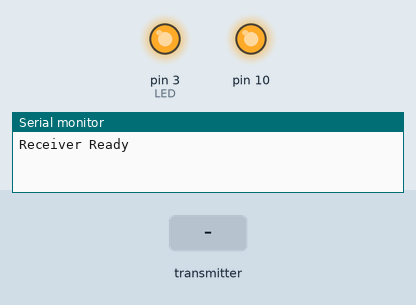
Recording of a sketch running on a simulated Arduino Uno, built with avr-gcc and run on an emulated ATmega328P. Shown: output pins drawn as LEDs (lit = HIGH), the last lines printed to the serial monitor. Dashed ring = blinking. The inputs (shaded band) are chosen by the test bench. No radio packets arrive unless stated.

Above: at 1.2 s.
1.3 s: the transmitter starts sending num = 0
At 1.51 s:
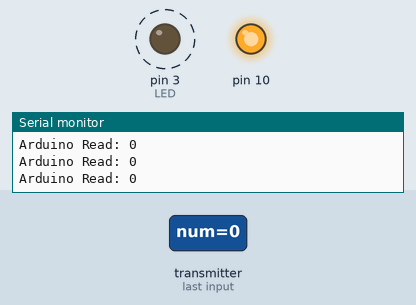
Timing chart, 0 to 10.3 s (numbered marks = the images above; inputs shaded):
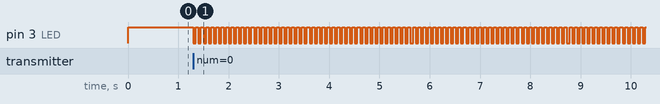

Measured:
- after the input at 1.3 s, pin 3 (LED): alternates HIGH for 0.05 s and LOW for 0.05 s, starting at once

The sketch:

OneWayReceiver.ino
```cpp
/*
* Arduino Wireless Communication Tutorial
*       Example 1 - Receiver Code
*
* by Dejan Nedelkovski, www.HowToMechatronics.com
*
* Library: TMRh20/RF24, https://github.com/tmrh20/RF24/
*/
#include <SPI.h>
#include <nRF24L01.h>
#include <RF24.h>

int LED = 3;
bool LEDon = 1;

RF24 radio(8, 7); // CE, CSN
const byte address[6] = "00001";
void setup() {
  Serial.begin(9600);
  SPI.begin();
  radio.begin();
  radio.openReadingPipe(0, address);
  radio.setPALevel(RF24_PA_MIN);
  radio.startListening();

  Serial.println("Receiver Ready");
  pinMode(LED, OUTPUT);
  digitalWrite(LED, HIGH);
}
void loop() {
  if (radio.available()) {
    switchLED(LED);
//    char text[32] = "";
    int num;
//    radio.read(&text, sizeof(text));
    radio.read(&num, sizeof(num));

    Serial.print("Arduino Read: ");
//    Serial.println(text);
    Serial.println(num);
  }
}

void switchLED(int LED){
  LEDon = !LEDon;
  if(LEDon){
    digitalWrite(LED, HIGH);
  } else {
    digitalWrite(LED, LOW);
  }
}
```
